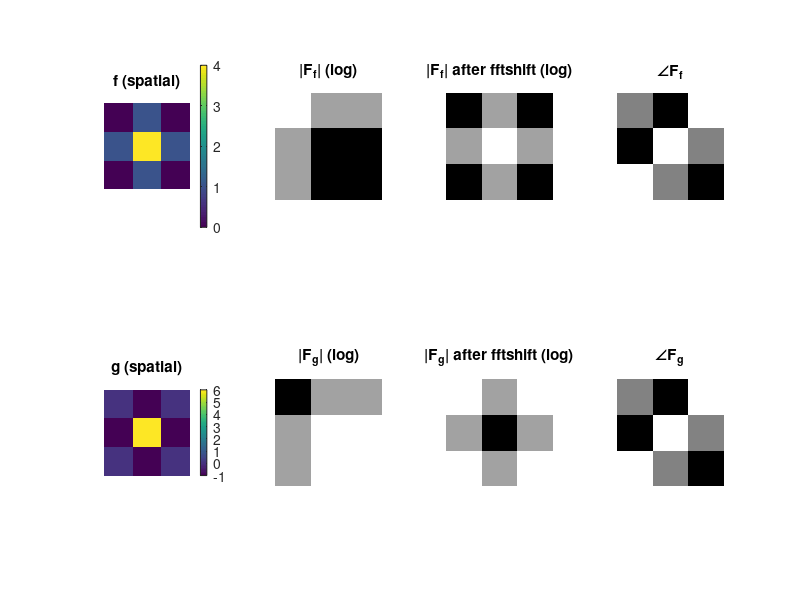
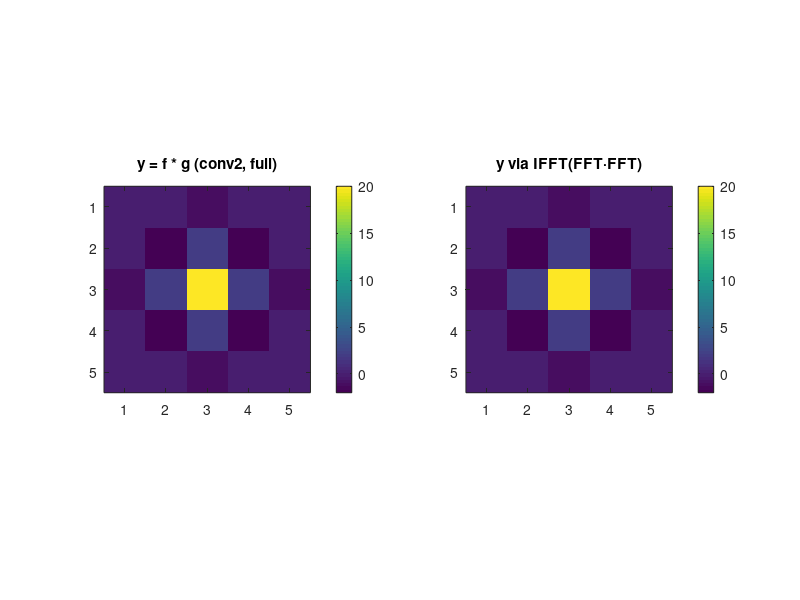
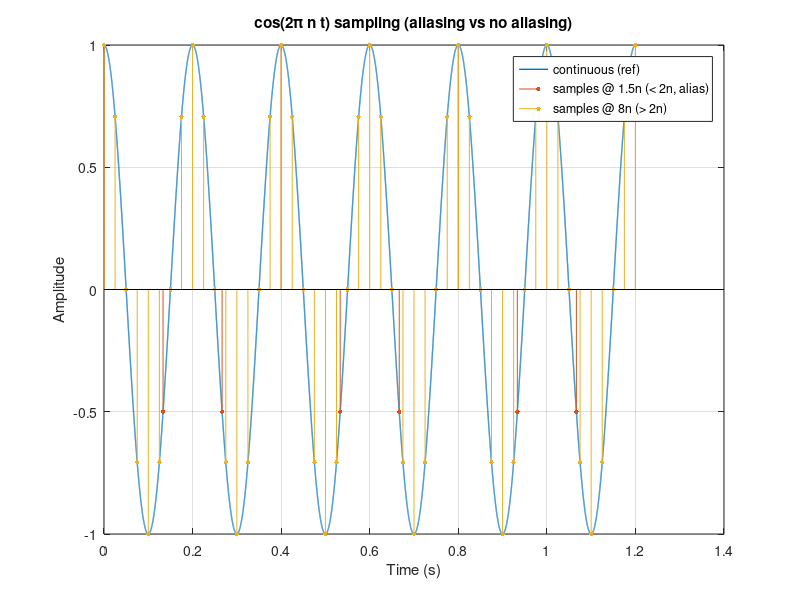
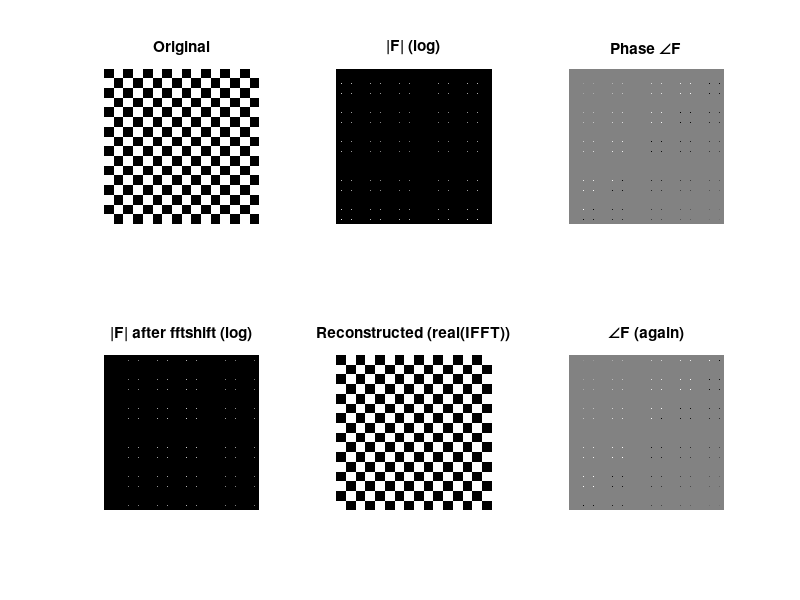

Write the MATLAB code that produced these figures, in order. (Note: this script raises an error after producing the figures.)

%% EXP6_SOLUTION.M
% 实验6：数字图像傅里叶变换（可直接运行的参考答案 + 模板）
% 说明：尽量复用课程 demo 的写法（fft2/fftshift/log 显示、相角等）。
% 如果你的课件 PDF 中给出的矩阵或图像文件名不同，只需在对应“TODO”处替换。
% -------------------------------------------------------------------------
% 作者：ChatGPT
% 日期：2025-11-04

%% 环境清理（与 demo 保持一致风格）
clear; close all; clc;

%% ======================== 实验6-1 两幅小图像的DFT与卷积 =====================
% 任务：计算两幅小图像 f、g 的二维离散傅里叶变换（幅度与相角），以及它们的卷积结果。
% 使用思路：直接用 fft2 / ifft2；卷积用 conv2（full），并用频域乘法做一次验证。

% ================== 在这里粘贴/填写 PDF 中的 f、g（按需要修改） ==================
% TODO: 将下面的 f_user、g_user 替换为实验PDF中的矩阵。
% 例如：f_user = [0 1 0; 1 4 1; 0 1 0];
%      g_user = [0 -1 0; -1 6 -1; 0 -1 0];
f_user = [0 1 0; 1 4 1; 0 1 0];
g_user = [0 -1 0; -1 6 -1; 0 -1 0];

% -------------------- 示例矩阵（若与你PDF一致，可直接使用） --------------------
% 如果不确定，请保留上面的 f_user/g_user；示例矩阵只是演示。
f = f_user;
g = g_user;

% 计算DFT（未频移）
Ff = fft2(f);
Fg = fft2(g);

% 计算DFT（中心频移，便于观察低频）
Ff_c = fftshift(Ff);
Fg_c = fftshift(Fg);

% 可视化（幅度采用 log(1+|F|)，相角 angle(F)）
figure('Name','Exp6-1: DFT of f & g');
subplot(2,4,1); imagesc(f); axis image off; title('f (spatial)'); colorbar;
subplot(2,4,2); imshow(log(1+abs(Ff)),[]); title('|F_f| (log)');
subplot(2,4,3); imshow(log(1+abs(Ff_c)),[]); title('|F_f| after fftshift (log)');
subplot(2,4,4); imshow(angle(Ff),[]); title('∠F_f');

subplot(2,4,5); imagesc(g); axis image off; title('g (spatial)'); colorbar;
subplot(2,4,6); imshow(log(1+abs(Fg)),[]); title('|F_g| (log)');
subplot(2,4,7); imshow(log(1+abs(Fg_c)),[]); title('|F_g| after fftshift (log)');
subplot(2,4,8); imshow(angle(Fg),[]); title('∠F_g');

% 线性卷积（空间域）
Y_conv = conv2(f, g, 'full');

% 用频域乘法做验证（零填充到卷积尺寸）
out_sz = size(f) + size(g) - 1;
Y_freq = ifft2( fft2(f, out_sz(1), out_sz(2)) .* fft2(g, out_sz(1), out_sz(2)) );

% 误差检查
fprintf('Exp6-1: ||Y_{conv} - Y_{freq}||_F = %.3e\n', norm(Y_conv - real(Y_freq), 'fro'));

% 显示卷积结果
figure('Name','Exp6-1: Convolution result');
subplot(1,2,1); imagesc(Y_conv); axis image; colorbar; title('y = f * g (conv2, full)');
subplot(1,2,2); imagesc(real(Y_freq)); axis image; colorbar; title('y via IFFT(FFT·FFT)');


%% ================= 实验6-2 连续信号 cos(2π n t) 的周期/频率/奈奎斯特 =================
% 题意：f(t)=cos(2π n t)，周期 = 1/n（秒），频率 = n（Hz）；最低奈奎斯特取样率 fs_N = 2n。
% 低于 fs_N 取样将发生混叠（频谱折叠），高于 fs_N 则可无混叠重建。下面给出一个可视化小实验。

n = 5;                   % 设定一个例子频率 n=5Hz，可按需修改
T0 = 1/n;                % 周期
fs_low  = 1.5*n;         % 低于Nyquist（=2n）的采样率 -> 混叠
fs_high = 8*n;           % 高于Nyquist的采样率 -> 无混叠
dur = 1.2;               % 模拟时长

t = linspace(0, dur, 20000);           % 近似“连续时间”用于参考曲线
x = cos(2*pi*n*t);

% 低采样率
tL = 0:1/fs_low:dur;
xL = cos(2*pi*n*tL);

% 高频率采样
tH = 0:1/fs_high:dur;
xH = cos(2*pi*n*tH);

figure('Name','Exp6-2: Sampling demo');
plot(t,x,'LineWidth',1); hold on;
stem(tL,xL,'.','MarkerSize',10); 
stem(tH,xH,'.','MarkerSize',10); hold off;
legend('continuous (ref)','samples @ 1.5n (< 2n, alias)','samples @ 8n (> 2n)');
xlabel('Time (s)'); ylabel('Amplitude'); title('cos(2\pi n t) sampling (aliasing vs no aliasing)');
grid on;


%% ===== 实验6-3 自选一幅灰度图像：2D DFT/IDFT、幅度、相角、重建图 =====
% 尽量复用 demo 的写法：im2double -> fft2 -> angle/abs -> fftshift -> log显示

% 尝试若干常见文件名；若不存在则用 MATLAB 自带 'cameraman.tif'
candidates = { ...
    'Fig0427(a)(woman).tif', ...
    'woman.tif', ...
    'Fig0424(a)(rectangle).tif', ...
    'cameraman.tif', ...
    'peppers.png' ...
    };
img = [];
for k = 1:numel(candidates)
    if exist(candidates{k},'file')
        img = imread(candidates{k}); break;
    end
end
if isempty(img)
    warning('未找到示例图像，自动生成一幅 256x256 的棋盘格。');
    img = checkerboard(16,8,8) > 0.5;
end
if size(img,3) > 1, img = rgb2gray(img); end
f2d = im2double(img);

F = fft2(f2d);
F_c = fftshift(F);
A  = abs(F);
A_c = abs(F_c);
P  = angle(F);

% 逆变换重建
f_rec = ifft2(F);

figure('Name','Exp6-3: 2D DFT/IDFT of a grayscale image');
subplot(2,3,1); imshow(f2d,[]); title('Original');
subplot(2,3,2); imshow(log(1+A),[]); title('|F| (log)');
subplot(2,3,3); imshow(P,[]); title('Phase ∠F');
subplot(2,3,4); imshow(log(1+A_c),[]); title('|F| after fftshift (log)');
subplot(2,3,5); imshow(real(f_rec),[]); title('Reconstructed (real(IFFT))');
subplot(2,3,6); imshow(angle(F),[]); title('∠F (again)'); % 与 demo 展示风格一致


%% ============= 实验6-4 若干序列的 N 点离散傅里叶变换（解析+数值） ==============
% (1) x(n) = δ(n)            -> X[k] = 1, ∀k
% (2) x(n) = δ(n-n0)         -> X[k] = e^{-j 2π k n0 / N}
% 给出解析式并用 fft 数值印证。

N  = 8;     % 可按需修改
n0 = 3;     % 满足 0 < n0 < N

% (1) δ(n)
x1 = zeros(1,N); x1(1) = 1;       % 注意 MATLAB 下标从 1 开始，δ(n)在 n=0 对应索引1
X1 = fft(x1, N);

% (2) δ(n-n0)
x2 = zeros(1,N);
x2(n0+1) = 1;                      % n0 -> 索引 n0+1
X2 = fft(x2, N);

% 构造解析表达验证
k = 0:N-1;
X1_ana = ones(1,N);
X2_ana = exp(-1i*2*pi*k*n0/N);

fprintf('Exp6-4: max|X1 - 1| = %.3e\n', max(abs(X1 - X1_ana)));
fprintf('Exp6-4: max|X2 - e^{-j2πkn0/N}| = %.3e\n', max(abs(X2 - X2_ana)));


%% ===== 实验6-5 x(n), h(n) 的DFT与卷积：稀疏δ序列（解析+数值双重验证） =====
% x(n) = 3δ(n) + 2δ(n-2) + 4δ(n-3)
% h(n) =   δ(n) + 5δ(n-2) +   δ(n-3)
% (1) DFT：X[k] = 3 + 2 e^{-j2πk·2/N} + 4 e^{-j2πk·3/N}
%           H[k] = 1 + 5 e^{-j2πk·2/N} +   e^{-j2πk·3/N}
% (2) 卷积 y(n) = x(n)*h(n)
%     解析可得：y(n) = 3δ(n) + 17δ(n-2) + 7δ(n-3) + 10δ(n-4) + 22δ(n-5) + 4δ(n-6)

% 构造有限长序列（至少覆盖到 n=6）
L = 7;                % n = 0..6
x = zeros(1,L);       x(1)=3; x(3)=2; x(4)=4;  % 索引1->n=0, 3->n=2, 4->n=3
h = zeros(1,L);       h(1)=1; h(3)=5; h(4)=1;  % 索引1->n=0, 3->n=2, 4->n=3

% 卷积（线性）
y_lin = conv(x,h,'full');  % 长度 13，覆盖 n=0..12（多数为0，非零只到 n=6)

% 给出解析系数（便于对照）
y_analytic = zeros(1,13);
y_analytic(1) = 3;    % n=0
y_analytic(3) = 17;   % n=2
y_analytic(4) = 7;    % n=3
y_analytic(5) = 10;   % n=4
y_analytic(6) = 22;   % n=5
y_analytic(7) = 4;    % n=6

fprintf('Exp6-5: ||y_{lin} - y_{analytic}||_∞ = %.3e\n', max(abs(y_lin - y_analytic)));

% 用DFT验证卷积定理：选择 N >= length(y_lin)
N2 = 16;  % 也可以用 N2 = 2^nextpow2(length(y_lin))
X = fft(x,N2);
H = fft(h,N2);
Y = X .* H;
y_ifft = ifft(Y,'symmetric');   % 取实部（该例应为实数）

% 对比前 length(y_lin) 点
fprintf('Exp6-5: ||y_{lin} - y_{ifft}(1:%d)||_∞ = %.3e\n', length(y_lin), max(abs(y_lin - y_ifft(1:length(y_lin)))));

% 可视化 y(n)
figure('Name','Exp6-5: Convolution y(n) from sparse deltas');
stem(0:numel(y_lin)-1, y_lin,'filled'); grid on;
xlabel('n'); ylabel('y(n)'); title('y(n) = x(n) * h(n)');


%% ============================ 运行结束 ============================
disp('All sections finished. 请根据实验PDF把矩阵/图像文件名替换到 TODO 处即可提交。');
